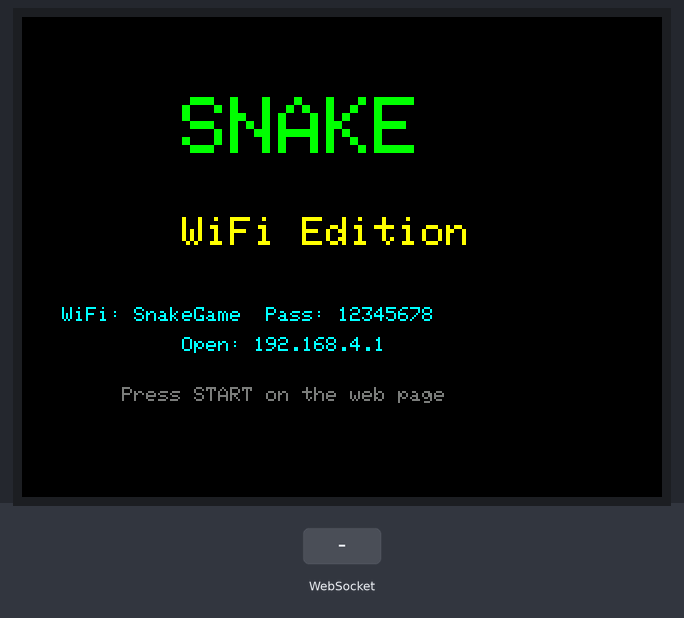
Bench run of a sketch on a simulated ESP32. On the bench: 320×240 colour display. The inputs (shaded band) are chosen by the test bench. Random numbers use the default seed unless the sketch sets one; what the sketch prints to the serial monitor is not drawn.

Above: at 1.5 s.
1.6 s: WebSocket text "S" received
At 1.78 s:
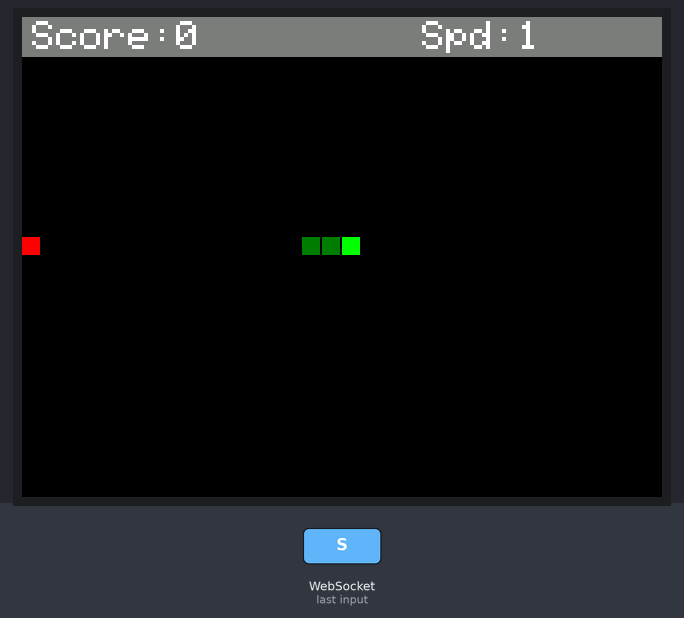
At 4.4 s:
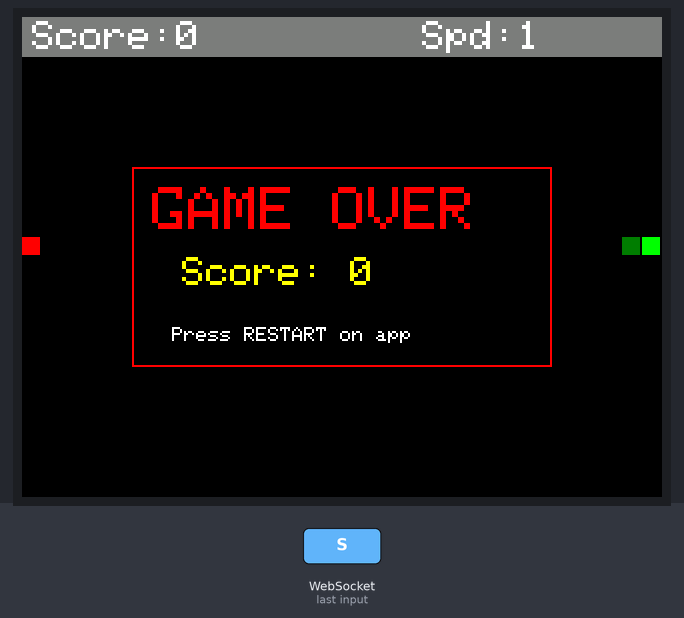
5.6 s: WebSocket text "RESTART" received
At 8.7 s:
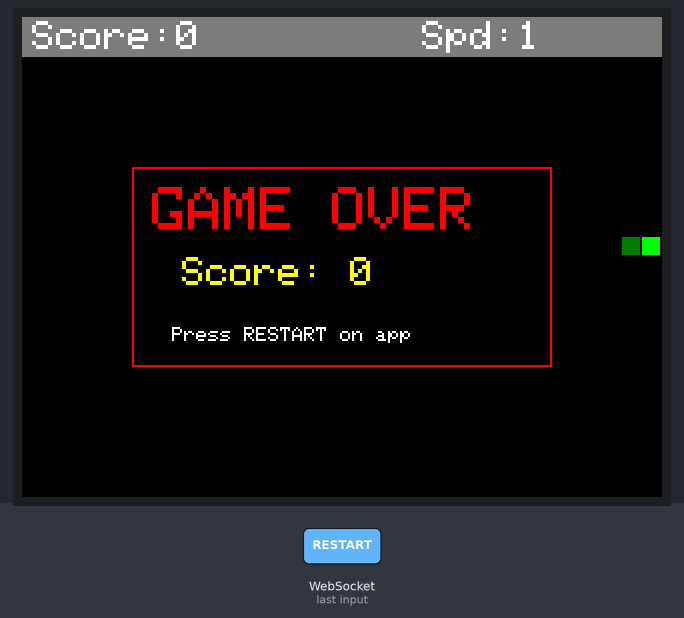
Timing chart, 0 to 10.2 s (numbered marks = the images above; inputs shaded):
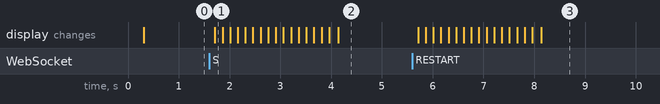

The sketch:

snake_game_wifi.ino
```cpp
#define LGFX_USE_V1
#include <LovyanGFX.hpp>
#include <WiFi.h>
#include <AsyncTCP.h>
#include <ESPAsyncWebServer.h>

const char* AP_SSID     = "SnakeGame";
const char* AP_PASSWORD = "12345678";

// ── Display ───────────────────────────────────────────────
class LGFX : public lgfx::LGFX_Device {
  lgfx::Panel_ILI9341 _panel_instance;
  lgfx::Bus_SPI       _bus_instance;
  lgfx::Light_PWM     _light_instance;
public:
  LGFX(void) {
    {
      auto cfg = _bus_instance.config();
      cfg.spi_host    = SPI2_HOST;
      cfg.spi_mode    = 0;
      cfg.freq_write  = 40000000;
      cfg.freq_read   = 16000000;
      cfg.spi_3wire   = false;
      cfg.use_lock    = true;
      cfg.dma_channel = SPI_DMA_CH_AUTO;
      cfg.pin_sclk = 3;  cfg.pin_mosi = 45;
      cfg.pin_miso = 46; cfg.pin_dc   = 47;
      _bus_instance.config(cfg);
      _panel_instance.setBus(&_bus_instance);
    }
    {
      auto cfg = _panel_instance.config();
      cfg.pin_cs = 14; cfg.pin_rst = 21; cfg.pin_busy = -1;
      _panel_instance.config(cfg);
    }
    {
      auto cfg = _light_instance.config();
      cfg.pin_bl = 48; cfg.invert = false;
      cfg.freq = 44100; cfg.pwm_channel = 7;
      _light_instance.config(cfg);
      _panel_instance.setLight(&_light_instance);
    }
    setPanel(&_panel_instance);
  }
};

LGFX tft;

AsyncWebServer httpServer(80);
AsyncWebSocket ws("/ws");

// ── Game constants ────────────────────────────────────────
const int GRID_SIZE = 10;
const int GRID_W    = 32;   // 320 / 10
const int GRID_H    = 22;   // 240 / 10
const int HUD_ROWS  = 2;    // top 20px reserved for HUD

// ── Direction buffer (queue — prevents missed corner turns) ──
struct DirCmd { int x, y; };
const int DIR_BUF_SIZE = 4;
DirCmd dirBuffer[DIR_BUF_SIZE];
int dirBufHead = 0, dirBufTail = 0;

bool dirBufEmpty() { return dirBufHead == dirBufTail; }
bool dirBufFull()  { return ((dirBufTail + 1) % DIR_BUF_SIZE) == dirBufHead; }
void dirBufPush(int x, int y) {
  if (!dirBufFull()) {
    dirBuffer[dirBufTail] = {x, y};
    dirBufTail = (dirBufTail + 1) % DIR_BUF_SIZE;
  }
}
DirCmd dirBufPop() {
  DirCmd d = dirBuffer[dirBufHead];
  dirBufHead = (dirBufHead + 1) % DIR_BUF_SIZE;
  return d;
}

// ── Snake ─────────────────────────────────────────────────
int snakeX[500], snakeY[500];
int snakeLength = 3;
int dirX = 1, dirY = 0;
int foodX, foodY;

// ── Game state ────────────────────────────────────────────
int  score       = 0;
int  speed       = 150;  // ms per tick
bool gameOver    = false;
bool gameStarted = false;
unsigned long lastMove = 0;

// ── Forward declarations ──────────────────────────────────
void startGame();

// ── WebSocket broadcast helpers ───────────────────────────
void broadcastScore() {
  String json = "{\"score\":" + String(score) + "}";
  ws.textAll(json);
}
void broadcastStatus(const String& s) {
  String json = "{\"status\":\"" + s + "\"}";
  ws.textAll(json);
}

// ─────────────────────────────────────────────────────────
//  Mobile controller HTML
//  - clamp() keeps layout correct on both phone and desktop
// ─────────────────────────────────────────────────────────
const char INDEX_HTML[] PROGMEM = R"rawliteral(
<!DOCTYPE html>
<html lang="en">
<head>
<meta charset="UTF-8">
<meta name="viewport" content="width=device-width, initial-scale=1, user-scalable=no">
<title>Snake Controller</title>
<style>
  * { box-sizing: border-box; margin: 0; padding: 0; }
  html, body {
    width: 100%; height: 100%;
    background: #0a0a0a; color: #fff;
    font-family: 'Segoe UI', sans-serif;
    display: flex; flex-direction: column;
    align-items: center; justify-content: center;
    touch-action: none; user-select: none;
    overflow: hidden;
  }
  /* max-width keeps everything from going huge on desktop */
  .container {
    display: flex; flex-direction: column;
    align-items: center; justify-content: center;
    gap: clamp(8px, 2vh, 16px);
    width: 100%;
    max-width: 480px;
    padding: 16px;
  }
  h1 { font-size: clamp(1.4rem, 6vw, 2.2rem); color: #00e676; letter-spacing: 6px; }
  #status { font-size: clamp(0.75rem, 3vw, 1rem); color: #aaa; min-height: 1.4em; text-align: center; }
  #score  { font-size: clamp(0.9rem, 4vw, 1.3rem); color: #ffd600; }
  .dpad {
    display: grid;
    grid-template-columns: repeat(3, clamp(70px, 22vw, 110px));
    grid-template-rows:    repeat(3, clamp(70px, 22vw, 110px));
    gap: clamp(4px, 2vw, 10px);
  }
  .btn {
    background: #1e1e1e; border: 2px solid #444;
    border-radius: 16px; font-size: clamp(1.4rem, 7vw, 2.4rem);
    display: flex; align-items: center; justify-content: center;
    cursor: pointer; -webkit-tap-highlight-color: transparent;
    transition: background 0.08s, transform 0.06s;
  }
  .btn.pressed, .btn:active { background: #00e676; color: #000; transform: scale(0.91); }
  .btn.center {
    background: #111; border-color: #00e676;
    font-size: clamp(0.6rem, 2.8vw, 0.85rem);
    color: #00e676; letter-spacing: 1px; font-weight: bold;
  }
  .btn.center.pressed, .btn.center:active { background: #00e676; color: #000; }
  .empty { visibility: hidden; }
  #startBtn {
    padding: clamp(10px, 3vw, 16px) clamp(28px, 10vw, 52px);
    background: #00e676; color: #000; border: none;
    border-radius: 40px; font-size: clamp(0.9rem, 4vw, 1.2rem);
    font-weight: bold; letter-spacing: 2px; cursor: pointer;
    box-shadow: 0 0 24px #00e67699;
    -webkit-tap-highlight-color: transparent;
  }
  #startBtn:active { transform: scale(0.95); background: #00c853; }
  #dot {
    width: 9px; height: 9px; border-radius: 50%;
    background: #f44; display: inline-block;
    margin-right: 6px; vertical-align: middle;
  }
  #dot.on { background: #00e676; }
</style>
</head>
<body>
<div class="container">
  <h1>&#127019; SNAKE</h1>
  <div id="status"><span id="dot"></span><span id="statusTxt">Connecting...</span></div>
  <div id="score">Score: 0</div>
  <div class="dpad">
    <div class="empty"></div>
    <div class="btn" data-cmd="U">&#8593;</div>
    <div class="empty"></div>
    <div class="btn" data-cmd="L">&#8592;</div>
    <div class="btn center" data-cmd="RESTART">REST<br>ART</div>
    <div class="btn" data-cmd="R">&#8594;</div>
    <div class="empty"></div>
    <div class="btn" data-cmd="D">&#8595;</div>
    <div class="empty"></div>
  </div>
  <button id="startBtn" onclick="sendCmd('S')">&#9654; START</button>
</div>
<script>
  const dot       = document.getElementById('dot');
  const statusTxt = document.getElementById('statusTxt');
  const scoreEl   = document.getElementById('score');
  let socket;
  function connect() {
    socket = new WebSocket('ws://' + location.hostname + '/ws');
    socket.onopen  = () => { dot.className='on'; statusTxt.textContent='Connected \u2713'; };
    socket.onclose = () => { dot.className=''; statusTxt.textContent='Reconnecting...'; setTimeout(connect, 2000); };
    socket.onerror = () => { statusTxt.textContent='Error'; };
    socket.onmessage = (e) => {
      try {
        const d = JSON.parse(e.data);
        if (d.score !== undefined) scoreEl.textContent = 'Score: ' + d.score;
        if (d.status) statusTxt.textContent = d.status;
      } catch(err) {}
    };
  }
  connect();
  function sendCmd(cmd) { if (socket && socket.readyState === 1) socket.send(cmd); }
  document.querySelectorAll('.btn[data-cmd]').forEach(btn => {
    const cmd = btn.dataset.cmd;
    btn.addEventListener('touchstart', e => { e.preventDefault(); sendCmd(cmd); btn.classList.add('pressed'); });
    btn.addEventListener('touchend',   e => { e.preventDefault(); btn.classList.remove('pressed'); });
    btn.addEventListener('mousedown',  () => { sendCmd(cmd); btn.classList.add('pressed'); });
    btn.addEventListener('mouseup',    () => btn.classList.remove('pressed'));
  });
  document.addEventListener('keydown', e => {
    const map = { ArrowUp:'U', ArrowDown:'D', ArrowLeft:'L', ArrowRight:'R',
                  w:'U', s:'D', a:'L', d:'R', r:'RESTART', Enter:'S' };
    if (map[e.key]) { e.preventDefault(); sendCmd(map[e.key]); }
  });
</script>
</body>
</html>
)rawliteral";

// ─────────────────────────────────────────────────────────
//  WebSocket event handler
// ─────────────────────────────────────────────────────────
void onWsEvent(AsyncWebSocket* server, AsyncWebSocketClient* client,
               AwsEventType type, void* arg, uint8_t* data, size_t len) {
  if (type != WS_EVT_DATA) return;
  AwsFrameInfo* info = (AwsFrameInfo*)arg;
  if (!info->final || info->index != 0 || info->len != len) return;
  if (info->opcode != WS_TEXT) return;

  String msg = "";
  for (size_t i = 0; i < len; i++) msg += (char)data[i];
  msg.trim();

  if (msg == "S")       { if (!gameStarted || gameOver) { gameStarted = true; startGame(); } return; }
  if (msg == "RESTART") { if (gameOver) { gameStarted = true; startGame(); } return; }
  if (msg == "U" && dirY != 1)  dirBufPush( 0, -1);
  if (msg == "D" && dirY != -1) dirBufPush( 0,  1);
  if (msg == "L" && dirX != 1)  dirBufPush(-1,  0);
  if (msg == "R" && dirX != -1) dirBufPush( 1,  0);
}

// ─────────────────────────────────────────────────────────
//  Display helpers
// ─────────────────────────────────────────────────────────
void showStartScreen() {
  tft.fillScreen(TFT_BLACK);
  tft.setTextColor(TFT_GREEN);  tft.setTextSize(4); tft.drawString("SNAKE", 80, 40);
  tft.setTextColor(TFT_YELLOW); tft.setTextSize(2); tft.drawString("WiFi Edition", 80, 100);
  tft.setTextColor(TFT_CYAN);   tft.setTextSize(1);
  tft.drawString("WiFi: SnakeGame  Pass: 12345678", 20, 145);
  tft.drawString("Open: 192.168.4.1", 80, 160);
  tft.setTextColor(TFT_DARKGREY);
  tft.drawString("Press START on the web page", 50, 185);
}

void updateHUD() {
  tft.fillRect(0, 0, 320, 20, TFT_DARKGREY);
  tft.setTextColor(TFT_WHITE); tft.setTextSize(2);
  tft.setCursor(5, 2);   tft.print("Score:"); tft.print(score);
  tft.setCursor(200, 2); tft.print("Spd:"); tft.print(map(speed, 150, 30, 1, 10));
}

void drawFood() {
  tft.fillRect(foodX*GRID_SIZE, foodY*GRID_SIZE, GRID_SIZE-1, GRID_SIZE-1, TFT_RED);
}
void drawSnake() {
  tft.fillRect(snakeX[0]*GRID_SIZE, snakeY[0]*GRID_SIZE, GRID_SIZE-1, GRID_SIZE-1, TFT_GREEN);
  for (int i = 1; i < snakeLength; i++)
    tft.fillRect(snakeX[i]*GRID_SIZE, snakeY[i]*GRID_SIZE, GRID_SIZE-1, GRID_SIZE-1, TFT_DARKGREEN);
}
void eraseSnakeTail() {
  tft.fillRect(snakeX[snakeLength-1]*GRID_SIZE, snakeY[snakeLength-1]*GRID_SIZE,
               GRID_SIZE-1, GRID_SIZE-1, TFT_BLACK);
}
void showGameOverScreen() {
  tft.fillRect(55, 75, 210, 100, TFT_BLACK);
  tft.drawRect(55, 75, 210, 100, TFT_RED);
  tft.setTextColor(TFT_RED);    tft.setTextSize(3); tft.drawString("GAME OVER", 65, 85);
  tft.setTextColor(TFT_YELLOW); tft.setTextSize(2);
  tft.setCursor(80, 120); tft.print("Score: "); tft.print(score);
  tft.setTextColor(TFT_WHITE);  tft.setTextSize(1);
  tft.drawString("Press RESTART on app", 75, 155);
}

// ─────────────────────────────────────────────────────────
//  Game logic
// ─────────────────────────────────────────────────────────
void spawnFood() {
  bool valid = false; int tries = 0;
  while (!valid && tries++ < 300) {
    foodX = random(0, GRID_W); foodY = random(HUD_ROWS, GRID_H);
    valid = true;
    for (int i = 0; i < snakeLength; i++)
      if (snakeX[i]==foodX && snakeY[i]==foodY) { valid=false; break; }
  }
  drawFood();
}

void startGame() {
  dirBufHead = dirBufTail = 0;
  gameOver = false; score = 0; snakeLength = 3; speed = 150;
  dirX = 1; dirY = 0;
  snakeX[0]=GRID_W/2; snakeY[0]=GRID_H/2;
  snakeX[1]=snakeX[0]-1; snakeY[1]=snakeY[0];
  snakeX[2]=snakeX[1]-1; snakeY[2]=snakeY[1];
  tft.fillScreen(TFT_BLACK);
  updateHUD(); spawnFood(); drawSnake();
  broadcastScore(); broadcastStatus("Game started!");
  lastMove = millis();
}

void moveSnake() {
  if (!dirBufEmpty()) {
    DirCmd next = dirBufPop();
    if (!(next.x==-dirX && next.y==0) && !(next.y==-dirY && next.x==0)) {
      dirX = next.x; dirY = next.y;
    }
  }
  eraseSnakeTail();
  for (int i = snakeLength-1; i > 0; i--) { snakeX[i]=snakeX[i-1]; snakeY[i]=snakeY[i-1]; }
  snakeX[0]+=dirX; snakeY[0]+=dirY;

  if (snakeX[0]<0||snakeX[0]>=GRID_W||snakeY[0]<HUD_ROWS||snakeY[0]>=GRID_H) {
    gameOver=true; showGameOverScreen();
    broadcastStatus("Game Over! Score: "+String(score)); return;
  }
  for (int i=1; i<snakeLength; i++) {
    if (snakeX[0]==snakeX[i]&&snakeY[0]==snakeY[i]) {
      gameOver=true; showGameOverScreen();
      broadcastStatus("Game Over! Score: "+String(score)); return;
    }
  }
  if (snakeX[0]==foodX&&snakeY[0]==foodY) {
    snakeLength++; score+=10;
    if (speed>30) speed-=5;
    updateHUD(); spawnFood(); broadcastScore();
  }
  drawSnake();
}

// ─────────────────────────────────────────────────────────
//  setup() & loop()
// ─────────────────────────────────────────────────────────
void setup() {
  Serial.begin(115200);
  tft.init(); tft.setRotation(1); tft.setBrightness(255); tft.fillScreen(TFT_BLACK);
  randomSeed(analogRead(0));

  WiFi.softAP(AP_SSID, AP_PASSWORD);
  Serial.print("AP IP: "); Serial.println(WiFi.softAPIP());

  ws.onEvent(onWsEvent);
  httpServer.addHandler(&ws);
  httpServer.on("/", HTTP_GET, [](AsyncWebServerRequest* req) {
    req->send_P(200, "text/html", INDEX_HTML);
  });
  httpServer.begin();

  showStartScreen();
  Serial.println("Open 192.168.4.1 in your browser.");
}

void loop() {
  ws.cleanupClients();
  if (!gameStarted || gameOver) return;
  unsigned long now = millis();
  if (now - lastMove >= (unsigned long)speed) { lastMove = now; moveSnake(); }
}
```

Measured:
- after the input at 1.6 s, the display: changes after 0.11 s (image 1)
- after the input at 5.6 s, the display: first changes after 0.11 s (image 3 shows a later state)
